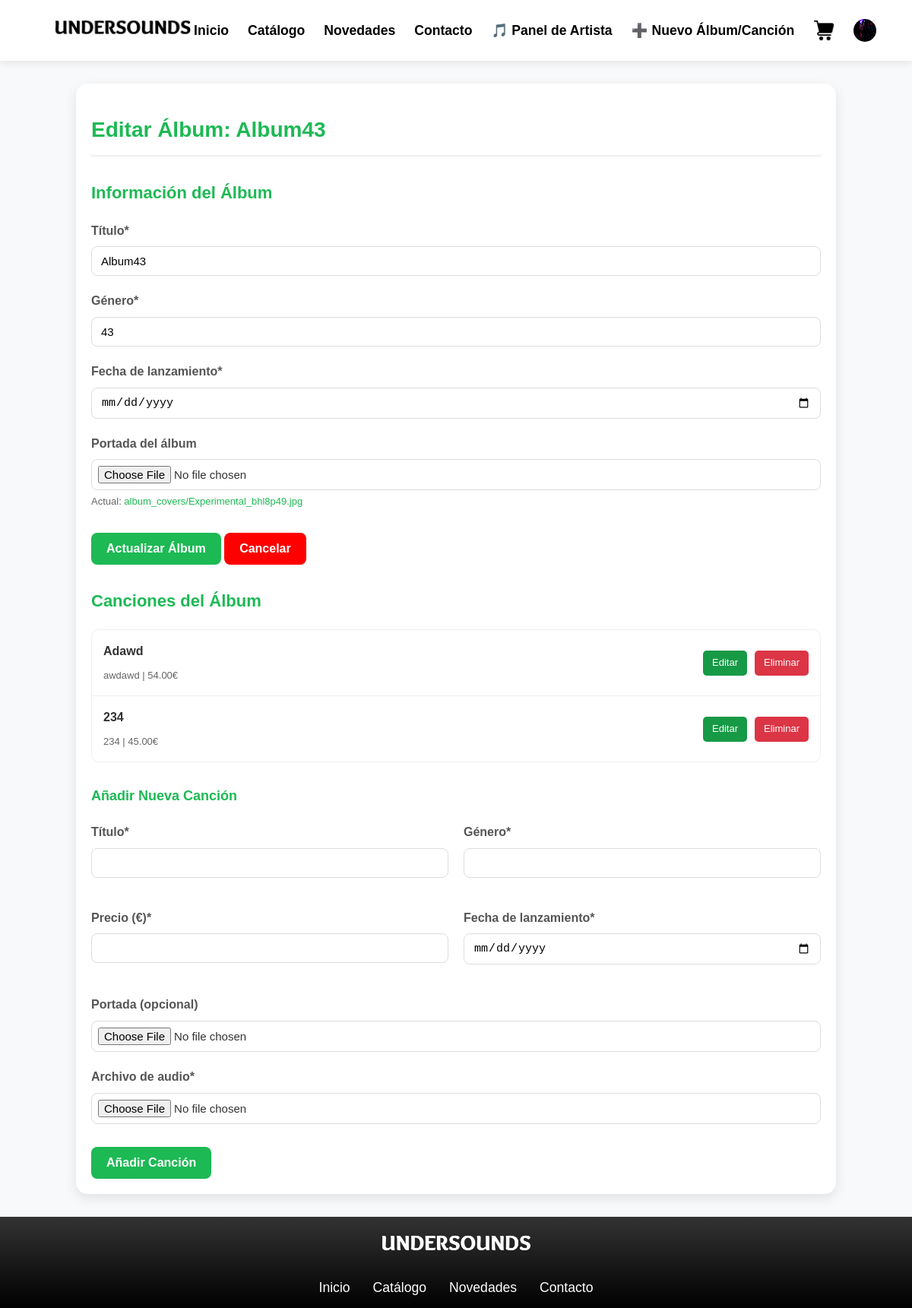
Before: /album/11/edit/ (signed in) with the older database file.
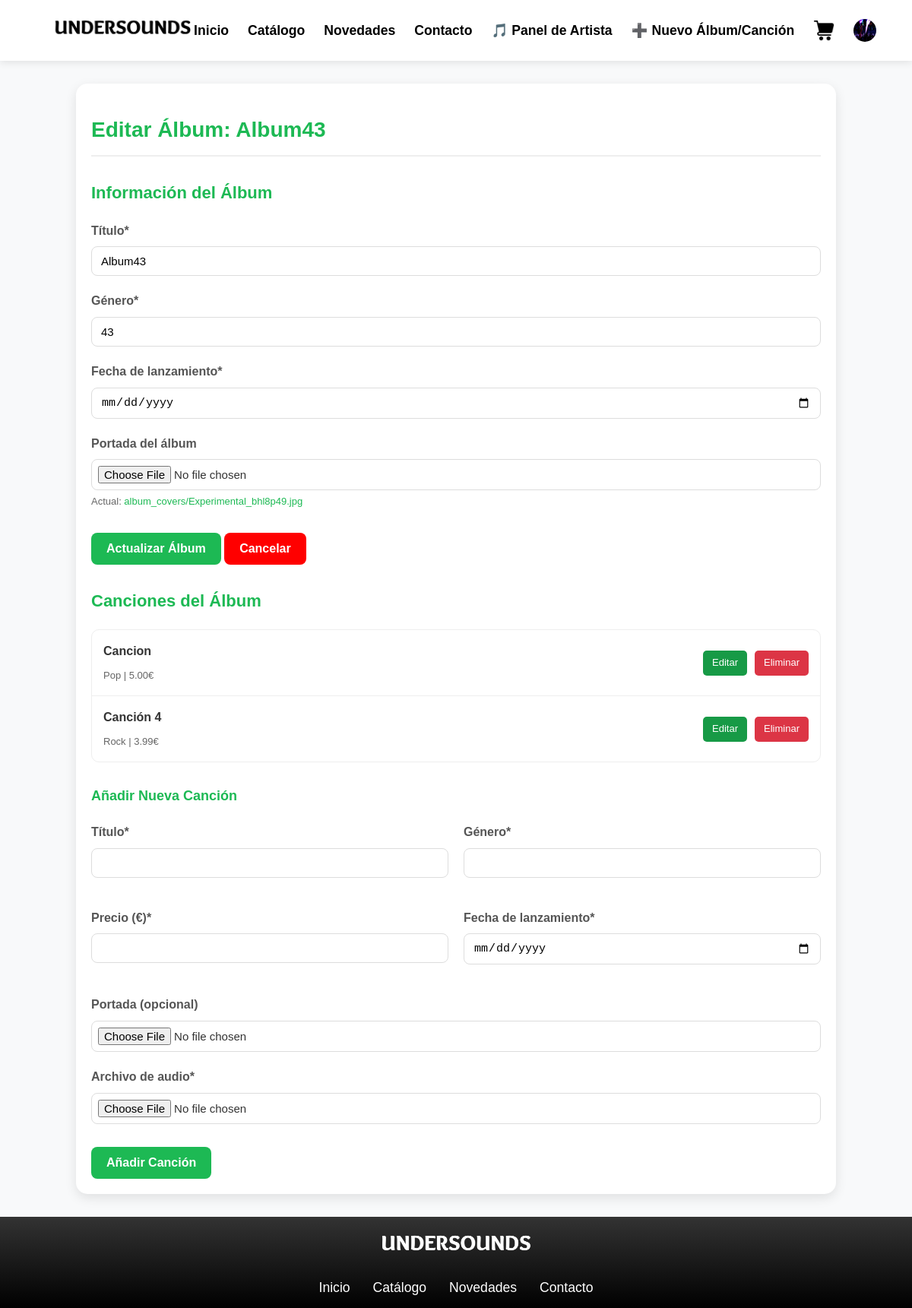
After: the same page with the newer database file.
### model/music/music_models.py (models this page shows, shortened)
class Song(models.Model):
    title = models.CharField(max_length=255)
    artist_name = models.CharField(max_length=100)
    genre = models.CharField(max_length=50)
    price = models.DecimalField(max_digits=8, decimal_places=2)
    release_date = models.DateTimeField()
    song_cover = models.ImageField(upload_to='song_covers/', blank=True, null=True)
    song_file = models.FileField(upload_to='songs/', blank=True, null=True)  # <-- New field
    album_id = models.IntegerField(blank=True, null=True, verbose_name="ID del álbum")
    class Meta:
        app_label = 'music'  # ¡Esto es crucial!

### view/music/views.py (the view, shortened to what this page needs)
# urls.py: path('album/<int:album_id>/edit/', views.edit_album, name='edit_album'),
@login_required
def edit_album(request, album_id):
    if not request.user.is_authenticated or request.user.role != 'artist':
        messages.error(request, "Solo los artistas pueden editar álbumes")
        return redirect('home')
    album = get_object_or_404(Album, pk=album_id)
    if album.artist_name != request.user.artist_name:
        messages.error(request, "No tienes permiso para editar este álbum")
        return redirect('artist_panel')
    songs = Song.objects.filter(album_id=album.id).order_by('id')
    initial_data = {
        'title': album.title,
        'genre': album.genre,
        'release_date': album.release_date.strftime('%Y-%m-%d'),
    }
    form = AlbumForm(initial=initial_data)
    return render(request, 'music/edit_album.html', {
        'form': form,
        'album': album,
        'songs': songs,
        'user': request.user
    })

### model/music/forms.py
class AlbumForm(forms.Form):
    title = forms.CharField(
        label="Título del álbum",
        max_length=255,
        widget=forms.TextInput(attrs={'class': 'form-control'}),
        required=True
    )
    genre = forms.CharField(
        label="Género",
        max_length=50,
        widget=forms.TextInput(attrs={'class': 'form-control'}),
        required=True
    )
    price = forms.DecimalField(
        label="Precio (€)",
        max_digits=8,
        decimal_places=2,
        min_value=0,
        widget=forms.NumberInput(attrs={
            'class': 'form-control',
            'step': '0.01'
        }),
        required=True
    )
    release_date = forms.DateField(
        label="Fecha de lanzamiento",
        widget=forms.DateInput(attrs={
            'class': 'form-control',
            'type': 'date'
        }),
        required=True
    )
    cover_image = forms.ImageField(
        label="Portada del álbum",
        widget=forms.FileInput(attrs={
            'class': 'form-control file-input',
            'accept': 'image/*'
        }),
        validators=[FileExtensionValidator(allowed_extensions=['jpg', 'jpeg', 'png'])],
        required=True
    )

### view/music/templates/music/edit_album.html (shortened to what the changed rows need)
{% extends 'base.html' %}
{% load static %}
{% block extra_css %}
    <link rel="stylesheet" href="{% static 'music/css/edit_album.css' %}">
{% endblock %}
{% block content %}
<div class="album-edit-container">
    <h1>Editar Álbum: {{ album.title }}</h1>
    <div class="album-edit-section">
        <h2>Información del Álbum</h2>
    </div>
    <div class="songs-section">
        <h2>Canciones del Álbum</h2>
        {% if songs %}
            <div class="songs-list">
                {% for song in songs %}
                    <div class="song-item">
                        <div class="song-info">
                            <span class="song-title">{{ song.title }}</span>
                            <span class="song-details">{{ song.genre }} | {{ song.price }}€</span>
                        </div>
                        <div class="song-actions">
                            <a href="{% url 'edit_song' song.id %}" class="btn-edit">Editar</a>
                            <a href="{% url 'delete_song' song.id %}" class="btn-delete">Eliminar</a>
                        </div>
                    </div>
                {% endfor %}
            </div>
        {% else %}
            <p class="no-songs">Este álbum no tiene canciones aún.</p>
        {% endif %}
    </div>
</div>
{% endblock %}

Changed rows visible on the page:
changed Song: title "Adawd" → "Cancion"; genre "awdawd" → "Pop"; price "54.00" → "5.00"
changed Song: title "234" → "Canción 4"; genre "234" → "Rock"; price "45.00" → "3.99"
